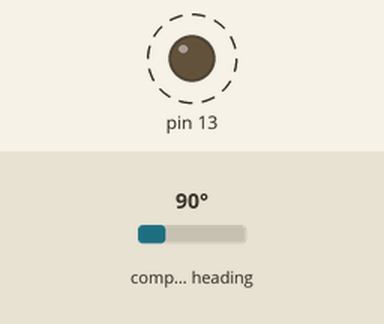
Simulated run of this sketch. Board: Arduino Nano, built with avr-gcc and run on an emulated ATmega328P. On the bench: output pins drawn as LEDs (lit = HIGH). Dashed ring = blinking. The test bench sets the inputs (shaded band); at power-on: compass heading 90°.

Above: at 0.2 s.
Timing chart, 0 to 3.0 s (numbered marks = the images above):
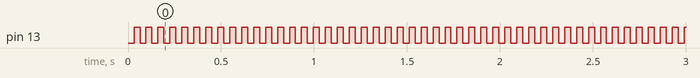

The sketch:

slave-nano.ino
```cpp
/**
 *    Slave.ino for nano
 *    Written by: Shawn Victor & Cole Morgan
 *    Date Last Mod: 1/29/20
 */

#define DEVICE_ID 3
#define SERIAL_MONITOR_BAUD 9600
#define XBEE_BAUD 9600
//#define SERIAL_MONITOR Serial
//#define SERIAL_XBEE Serial


#include <Wire.h>
#include <SoftwareSerial.h>
#include <Adafruit_Sensor.h>
#include <Adafruit_BNO055.h>
#include <utility/imumaths.h>


//Global Data Variables
Adafruit_BNO055 bno = Adafruit_BNO055(55);

//IntervalTimer heartbeatTimer;
//IntervalTimer dataPushTimer;

float quat_w = 0.0;
float quat_x = 0.0;
float quat_y = 0.0;
float quat_z = 0.0;

int ledState = LOW;

SoftwareSerial SERIAL_XBEE(3,2);

void setup()
{
  pinMode(13, OUTPUT);
//  SERIAL_MONITOR.begin(9600);
  SERIAL_XBEE.begin(9600);

  if(!bno.begin())
  {
    /* There was a problem detecting the BNO055 ... check your connections */
//    Serial.print("Ooops, no BNO055 detected ... Check your wiring or I2C ADDR!");
    while(1);
  }

  //heartbeatTimer.begin(blinker, 250000);
  //dataPushTimer.begin(serialPushData, 250000);
}


void loop()
{
  // put your main code here, to run repeatedly:
  interrupts();
  delayMicroseconds(250000);
  serialPushData();
  blinker();
}


/*
void testSerialPushData()
{
  imu::Quaternion quat = bno.getQuat();

  SERIAL_MONITOR.println();
  SERIAL_MONITOR.print(DEVICE_ID);
  SERIAL_MONITOR.print("{");

  SERIAL_MONITOR.print(quat.w());
  SERIAL_MONITOR.print(",");
  SERIAL_MONITOR.print(quat.x());
  SERIAL_MONITOR.print(",");
  SERIAL_MONITOR.print(quat.y());
  SERIAL_MONITOR.print(",");
  SERIAL_MONITOR.print(quat.z());

  SERIAL_MONITOR.print("}");

  SERIAL_MONITOR.print("Data Packet Sent @ time ");
  SERIAL_MONITOR.print(micros());
  SERIAL_MONITOR.println(" us");
}
*/

void serialPushData() // PACKEET FORMAT: ID{QUAT_W,QUAT_X,QUAT_Y,QUAT_Z}
{
  imu::Quaternion quat = bno.getQuat();

  SERIAL_XBEE.println();
  SERIAL_XBEE.print(DEVICE_ID);
  SERIAL_XBEE.print("{");

  SERIAL_XBEE.print(quat.w());
  SERIAL_XBEE.print(",");
  SERIAL_XBEE.print(quat.x());
  SERIAL_XBEE.print(",");
  SERIAL_XBEE.print(quat.y());
  SERIAL_XBEE.print(",");
  SERIAL_XBEE.print(quat.z());

  SERIAL_XBEE.print("}");

//  SERIAL_MONITOR.print("Data Packet Sent @ time ");
//  SERIAL_MONITOR.print(micros());
//  SERIAL_MONITOR.println(" us");
}


float quatDiff(float q[4], float r[4])
{
  float qDiff[4] = {0};
  float rConj[4] = {r[0], -r[1], -r[2], -r[3]};
  float angle;
  qDiff[0] = (rConj[0]*q[0]-rConj[1]*q[1]-rConj[2]*q[2]-rConj[3]*q[3]);
  qDiff[1] = (rConj[0]*q[1]+rConj[1]*q[0]-rConj[2]*q[3]+rConj[3]*q[2]);
  qDiff[2] = (rConj[0]*q[2]+rConj[1]*q[3]+rConj[2]*q[0]-rConj[3]*q[1]);
  qDiff[3] = (rConj[0]*q[3]-rConj[1]*q[2]+rConj[2]*q[1]+rConj[3]*q[0]);


  float norm = (qDiff[0]*qDiff[0]+qDiff[1]*qDiff[1]+qDiff[2]*qDiff[2]+qDiff[3]*qDiff[3]);
  norm = sqrt(norm);

  qDiff[0] /= norm;
  qDiff[1] /= norm;
  qDiff[2] /= norm;
  qDiff[3] /= norm;

  angle = 180*2*acos(qDiff[0])/PI;
  return angle;
}


void blinker()
{
  if(ledState == LOW){ledState = HIGH;}
  else{ledState = LOW;}
  digitalWrite(13, ledState);
}
```

Measured:
- by itself, pin 13: alternates HIGH for 0.03 s and LOW for 0.03 s
